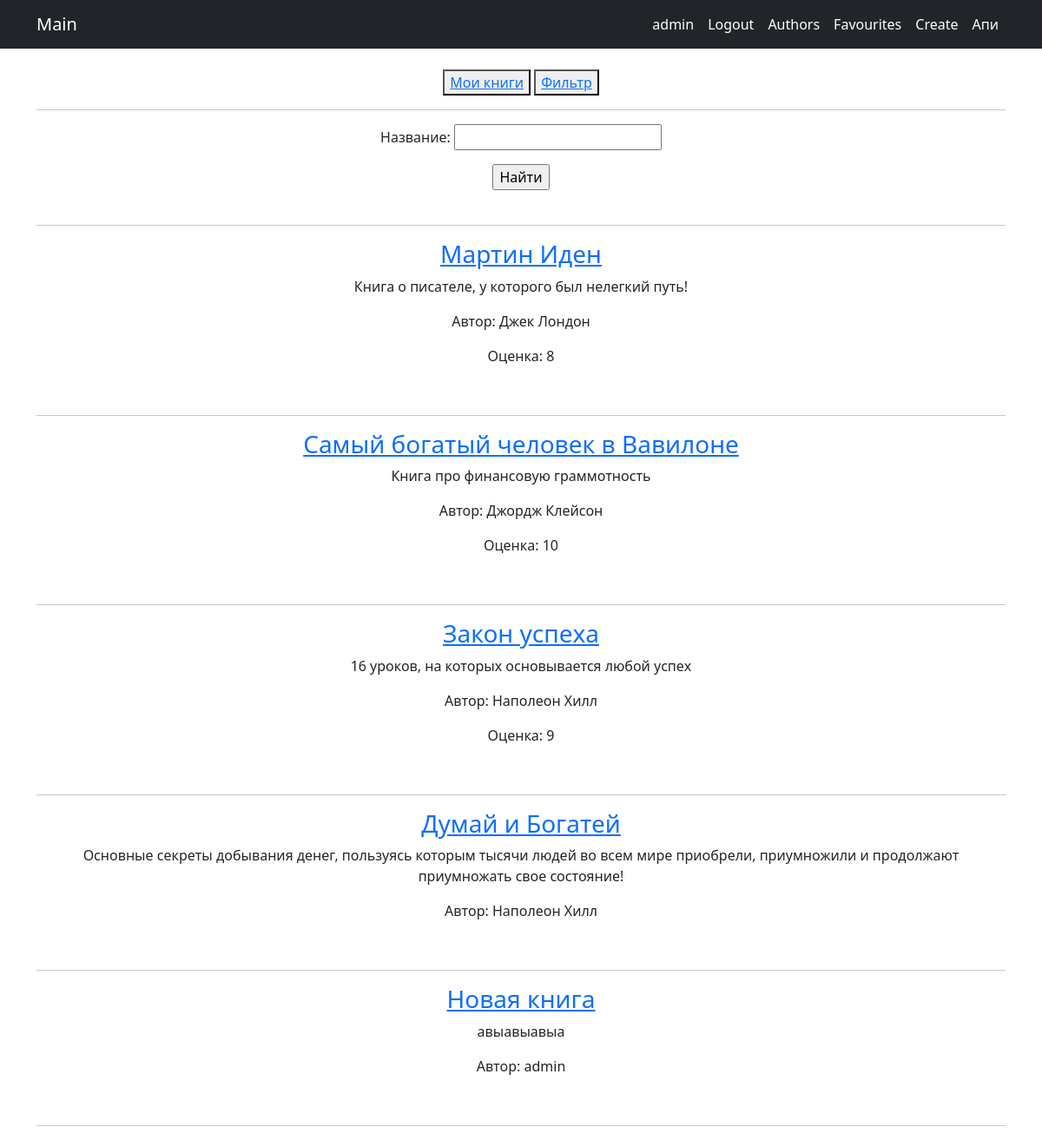
The app's page /books/ (signed in) with its own data.
### portal/models.py (models this page shows, shortened)
class Book(models.Model):
     author = models.ForeignKey(Author, on_delete=models.CASCADE, verbose_name="Автор")
     name = models.TextField(blank=False, verbose_name="Название")
     discription = models.TextField(verbose_name="Описание", blank=True, default="У данной книги нет описания")
     rating = models.IntegerField(default=0, blank=True)
     category = models.ManyToManyField(Category, related_name="book_category", blank=True)
     favourite = models.ManyToManyField(User, related_name="save_book", blank=True)

class Author(models.Model):
    user = models.OneToOneField(User, on_delete = models.CASCADE, blank=True, null=True)
    name = models.CharField(max_length=15, verbose_name="Имя")
    category = models.ManyToManyField(Category, verbose_name="Жанры", related_name="author_category")
    favourite = models.ManyToManyField(User, related_name="save_authors", blank=True)

### portal/views.py (the view)
# urls.py: path('books/', BooksList.as_view(), name='books_list'),
class BooksList(ListView):
    model = Book
    template_name = "book/books_list.html"
    context_object_name = 'books'
    def get_queryset(self):
        queryset = super().get_queryset()
        self.filterset = Book_filter_by_name(self.request.GET, queryset)
        return self.filterset.qs
    def get_context_data(self, **kwargs):
        context = super().get_context_data(**kwargs)
        if Author.objects.filter(user_id=self.request.user.id).exists():
            context['author_user'] = Author.objects.get(user_id=self.request.user.id)
        context['filterset'] = self.filterset
        return context

### templates/book/books_list.html (shortened to what this page needs)
{% extends 'default.html' %}
{%block content%}<br>
<p>{%if author_user%}
    <button><a href = "/books/my/">Мои книги</a></button>
{%endif%}
    <button><a href = "/books/search/">Фильтр</a></button><br><hr>
</p>
<form action="" method="get">
       {{ filterset.form.as_p }}
    <input type="submit" value="Найти" />
</form><br><hr>
{%for book in books%}
    <a href = "/books/{{book.id}}"><h3>{{book.name}}</h3></a>
    <p>{{book.discription}}</p>
    <p>Автор: {{book.author.name}}</p>
    {%if book.rating%}
        <p>Оценка: {{book.rating}}</p>
    {%endif%}
    <br><hr>
{%endfor%}
{% endblock %}

### templates/default.html (shortened to what this page needs)
<!DOCTYPE html>
{% load i18n %}
<html lang="en">
    <head>
        {% load static %}
        <link href="{% static 'css/styles.css' %}" rel="stylesheet" />
    </head>
    <body>
        <nav class="navbar navbar-expand-lg navbar-dark bg-dark">
            <div class="container">
                <a class="navbar-brand" href="/books">Main</a>
                <div class="collapse navbar-collapse" id="navbarSupportedContent">
                    <ul class="navbar-nav ms-auto mb-2 mb-lg-0">
                        <li class="nav-item"><a class="nav-link active" aria-current="page" >{{request.user.username}}</a></li>
                        {% if user.is_authenticated %}
                        <li class="nav-item"><a class="nav-link active" aria-current="page" href="{% url 'logout_confirm'%}">Logout</a></li>
                        {%else%}
                        <li class="nav-item"><a class="nav-link active" aria-current="page" href="/accounts/login/">Login</a></li>
                        {%endif%}
                        {% if user.is_authenticated %}
                        <li class="nav-item"><a class="nav-link active" aria-current="page" href = "/authors/">Authors</a></li>
                        <li class="nav-item"><a class="nav-link active" aria-current="page" href="/books/authors/liked/">Favourites</a></li>
                        <li class="nav-item"><a class="nav-link active" aria-current="page" href="/books/create/">Create</a> </li>
                        <li class="nav-item"><a class="nav-link active" aria-current="page" href="/api/documentation/">Апи</a> </li>
                        {% endif %}
                    </ul>
                </div>
            </div>
        </nav>
        <div class="container">
   <div class="row">
       <div class="col-lg-12 text-center">
           {% block content %}{% endblock content %}
       </div>
   </div>
</div>
    </body>
</html>

### records on screen
Book: name "Мартин Иден", discription "Книга о писателе, у которого был нелегкий путь!", author.name "Джек Лондон", rating "8"
Book: name "Самый богатый человек в Вавилоне", discription "Книга про финансовую граммотность", author.name "Джордж Клейсон", rating "10"
Book: name "Закон успеха", discription "16 уроков, на которых основывается любой успех", author.name "Наполеон Хилл", rating "9"
Book: name "Думай и Богатей", discription "Основные секреты добывания денег, пользуясь которым тысячи людей во всем мире приобрели, приумножили и продолжают приумножать свое состояние!", author.name "Наполеон Хилл"
Book: name "Новая книга", discription "авыавыавыа", author.name "admin"

### other values on screen
{{ request.user.username }} "admin"
